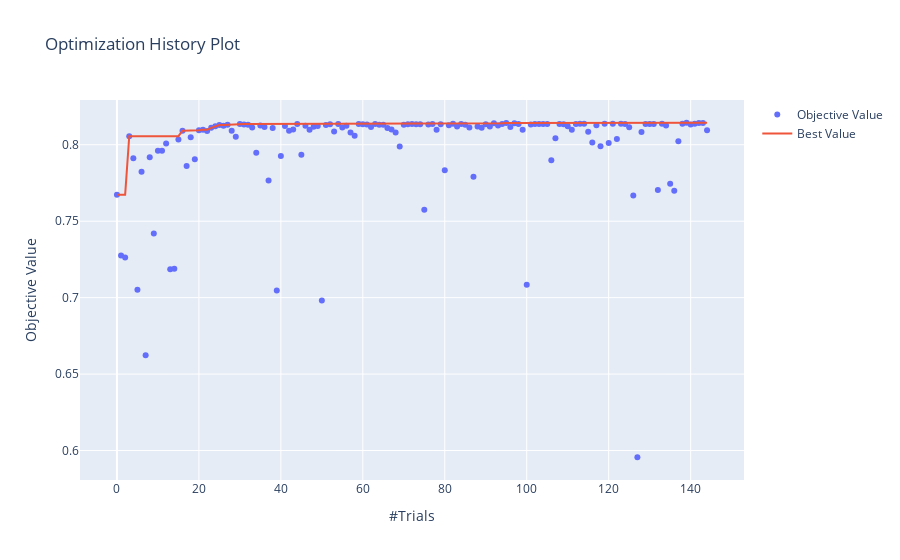

The code cell stored with this chart in its notebook:
### Markdown cell above
## Optimization History

### Code cell
optuna.visualization.plot_optimization_history(study)

### Figure 1 — Plotly figure (JSON) as saved in the notebook; plotly's stock layout.template omitted (floating-point values rounded to 4 significant figures; data arrays with more than 128 entries replaced by an {"elided": "..."} marker saying what was removed)
{"data": [{"mode": "markers", "name": "Objective Value", "type": "scatter", "x": {"elided": "145 int values"}, "y": {"elided": "145 float values"}}, {"name": "Best Value", "type": "scatter", "x": {"elided": "145 int values"}, "y": {"elided": "145 float values"}}], "layout": {"title": {"text": "Optimization History Plot"}, "xaxis": {"title": {"text": "#Trials"}}, "yaxis": {"title": {"text": "Objective Value"}}}}
